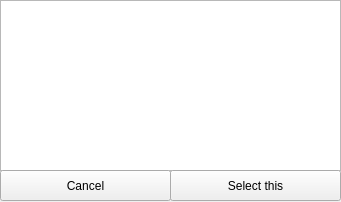
<?xml version="1.0" encoding="UTF-8"?>
<ui version="4.0">
 <class>DiskSel</class>
 <widget class="QWidget" name="DiskSel">
  <property name="geometry">
   <rect>
    <x>0</x>
    <y>0</y>
    <width>341</width>
    <height>202</height>
   </rect>
  </property>
  <property name="windowTitle">
   <string>Select a disk</string>
  </property>
  <widget class="QListWidget" name="sel_disk_list">
   <property name="geometry">
    <rect>
     <x>0</x>
     <y>0</y>
     <width>341</width>
     <height>171</height>
    </rect>
   </property>
   <property name="alternatingRowColors">
    <bool>true</bool>
   </property>
   <property name="movement">
    <enum>QListView::Static</enum>
   </property>
  </widget>
  <widget class="QPushButton" name="sel_btn_Select">
   <property name="geometry">
    <rect>
     <x>170</x>
     <y>170</y>
     <width>171</width>
     <height>31</height>
    </rect>
   </property>
   <property name="text">
    <string>Select this</string>
   </property>
   <property name="icon">
    <iconset theme="mail-mark-notjunk"/>
   </property>
  </widget>
  <widget class="QPushButton" name="sel_btn_Cancel">
   <property name="geometry">
    <rect>
     <x>0</x>
     <y>170</y>
     <width>171</width>
     <height>31</height>
    </rect>
   </property>
   <property name="text">
    <string>Cancel</string>
   </property>
   <property name="icon">
    <iconset theme="process-stop"/>
   </property>
  </widget>
 </widget>
 <resources/>
 <connections/>
</ui>
